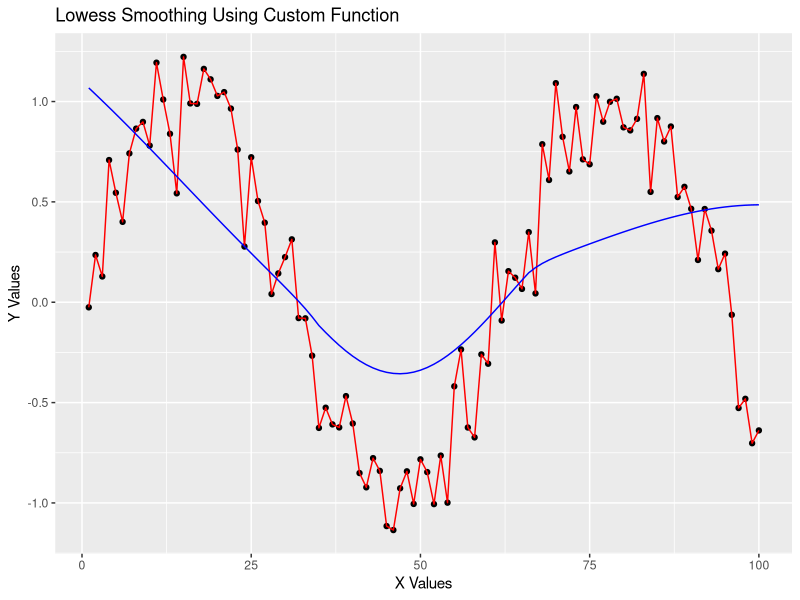
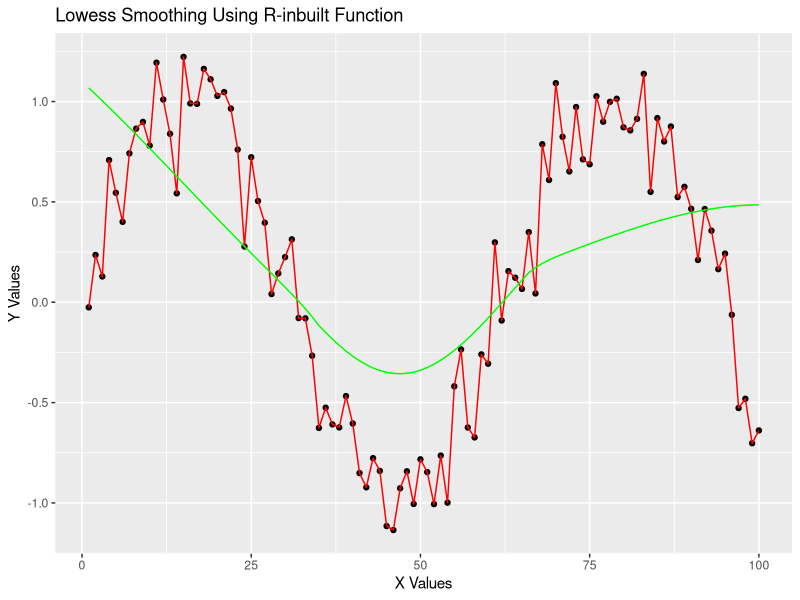

R code for these plots, in order:
## ---- chunk 1
set.seed(1)
## ---- chunk 2
x <- 1:100
## ---- chunk 3
y <- numeric(100)
for (i in 1:100 ){
  y[i] <- sin(x[i]/10) + rnorm(1, mean=0, sd = 0.2)
}
## ---- chunk 4
# Define the span f which defines the number of closest neighbours to use when smoothing point xi
f <- 0.69
## ---- chunk 5
# Function to find the weights
lowess_weights <- function(x_target, x_neighbors, d_max) {
  # Compute the absolute distances between the target and neighbors
  distances <- abs(x_target - x_neighbors)
  
  # Calculate the weights using the tricubic formula
  weights <- (1 - (distances / d_max)^3)^3
  weights[distances > d_max] <- 0  # No weight for points farther than d_max
  return(weights)
}

# Function to find the Beta Coefficients to perform the weighted linear regression
lowess_beta <- function(x, y, w ){
  x<- cbind(1,x)
  w <- diag(w)
  beta<- solve(t(x)%*%w%*%x)%*%t(x)%*%w%*%y
  return(beta)
}

# Function to perform LOWESS smoothing
lowess_smoothing_func <- function(x, y, f) {
  n <- length(x)
  k <- ceiling(f * n)  # Number of neighbors based on the span
  smoothed_y <- numeric(n)
  
  for (i in 1:n) {
    # Find the k closest neighbors for each point
    distances <- abs(x[i] - x)
    neighbor_indices <- order(distances)[1:k] # gets the largest k distances
    x_neighbors <- x[neighbor_indices]
    y_neighbors <- y[neighbor_indices]
    
    # Compute d_max (max distance between the target and neighbors)
    d_max <- max(distances[neighbor_indices])
    
    # Compute the weights for the neighbors
    weights <- lowess_weights(x[i], x_neighbors, d_max)
    betas <- lowess_beta(x_neighbors,y_neighbors,weights)
    
    smoothed_y[i] <- betas[1] + betas[2]*x[i] 
  }
  
  return(smoothed_y)
}

smoothed_y <- lowess_smoothing_func(x, y, f)

custom_loess <- list(x, smoothed_y)
custom_loess
## ---- chunk 6
lowess_results <- lowess(x, y, f, iter=0)
lowess_results
## ---- chunk 7
library(ggplot2)
ggplot() +
  geom_point(aes(x = x, y = y)) +         # First scatter plot
  geom_line(aes(x = x, y = y), color = "red") +  # Red line for first set of points
  geom_line(aes(x = as.numeric(unlist(custom_loess[1]))), y = as.numeric(unlist(custom_loess[2])), color = "blue") + # Blue line for second set of points
  ggtitle("Lowess Smoothing Using Custom Function") +
  xlab("X Values") +
  ylab("Y Values")
## ---- chunk 8
library(ggplot2)
ggplot() +
  geom_point(aes(x = x, y = y)) +         # First scatter plot
  geom_line(aes(x = x, y = y), color = "red") +  # Red line for first set of points
  geom_line(aes(x = as.numeric(unlist(lowess_results[1]))), y = as.numeric(unlist(lowess_results[2])), color = "green") + # Blue line for second set of points
  ggtitle("Lowess Smoothing Using R-inbuilt Function") +
  xlab("X Values") +
  ylab("Y Values")
